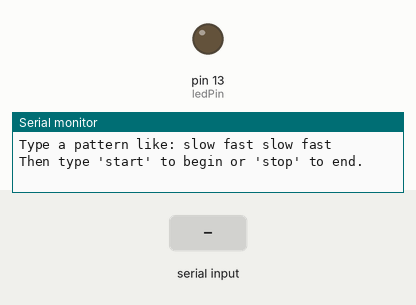
The sketch below on a simulated Arduino Uno, built with avr-gcc and run on an emulated ATmega328P. On the bench: output pins drawn as LEDs (lit = HIGH), the last lines printed to the serial monitor. Dashed ring = blinking. The test bench sets the inputs (shaded band).

Above: at 1.2 s.
1.3 s: "start\n" received over Serial
2.8 s: "stop\n" received over Serial
4.3 s: "slow\n" received over Serial
5.8 s: "start\n" received over Serial
At 6.1 s:
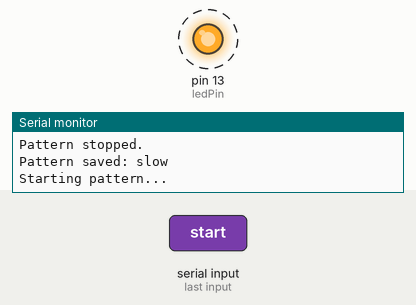
Timing chart, 0 to 9.8 s (numbered marks = the images above; inputs shaded):
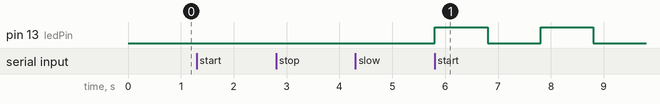

The sketch:

pattern_led.ino
```cpp
int ledPin = 13;
int slowDelay = 1000;
int fastDelay = 200;

String pattern[20];  // store up to 20 commands
int patternLength = 0;
bool running = false;

void setup() {
  pinMode(ledPin, OUTPUT);
  Serial.begin(9600);
  Serial.println("Type a pattern like: slow fast slow fast");
  Serial.println("Then type 'start' to begin or 'stop' to end.");
}

void loop() {
  // Check if something is typed
  if (Serial.available() > 0) {
    String input = Serial.readStringUntil('\n');
    input.trim();

    if (input.equalsIgnoreCase("start")) {
      if (patternLength == 0) {
        Serial.println("No pattern set! Type a pattern first.");
      } else {
        running = true;
        Serial.println("Starting pattern...");
      }
    }
    else if (input.equalsIgnoreCase("stop")) {
      running = false;
      Serial.println("Pattern stopped.");
    }
    else {
      // Store the pattern
      patternLength = 0;
      int startIdx = 0;
      while (startIdx < input.length()) {
        int spaceIdx = input.indexOf(' ', startIdx);
        if (spaceIdx == -1) spaceIdx = input.length();
        String cmd = input.substring(startIdx, spaceIdx);
        cmd.trim();
        if (cmd.length() > 0 && patternLength < 20) {
          pattern[patternLength++] = cmd;
        }
        startIdx = spaceIdx + 1;
      }

      Serial.print("Pattern saved: ");
      for (int i = 0; i < patternLength; i++) {
        Serial.print(pattern[i]);
        Serial.print(" ");
      }
      Serial.println();
    }
  }

  // Run pattern if active
  if (running) {
    for (int i = 0; i < patternLength; i++) {
      if (!running) break;  // if stopped mid-sequence
      if (pattern[i].equalsIgnoreCase("slow")) {
        blinkOnce(slowDelay);
      } else if (pattern[i].equalsIgnoreCase("fast")) {
        blinkOnce(fastDelay);
      }
    }
  }
}

void blinkOnce(int speed) {
  digitalWrite(ledPin, HIGH);
  delay(speed);
  digitalWrite(ledPin, LOW);
  delay(speed);
}
```

Measured:
- after the input at 5.8 s, pin 13 (ledPin): alternates HIGH for 1.0 s and LOW for 1.0 s, starting at once
